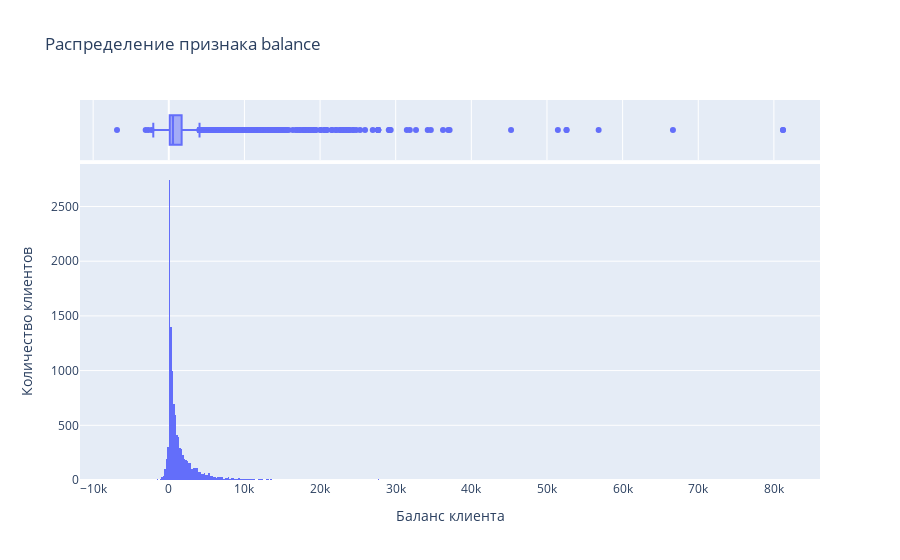

Write notebook code for a chart like this one.
### Markdown cell above
### Задание 6

### Code cell
#Построим для признака balance гистограмму с помощью Plotly, добавим к ней отображение коробчатой диаграммы
fig = px.histogram(
    data_frame=df, 
    x='balance', 
    title ='Распределение признака balance',
    labels = {'balance':'Баланс клиента'},
    marginal = 'box',
    barmode  = 'group'
)
fig.update_layout(yaxis_title_text='Количество клиентов')
fig.show()

### Figure 1 — Plotly figure (JSON) as saved in the notebook; plotly's stock layout.template omitted (floating-point values rounded to 4 significant figures; data arrays with more than 128 entries replaced by an {"elided": "..."} marker saying what was removed)
{"data": [{"alignmentgroup": "True", "bingroup": "x", "hovertemplate": "Баланс клиента=%{x}<br>count=%{y}<extra></extra>", "legendgroup": "", "marker": {"color": "#636efa", "pattern": {"shape": ""}}, "name": "", "offsetgroup": "", "orientation": "v", "showlegend": false, "type": "histogram", "x": {"elided": "11162 int values"}, "xaxis": "x", "yaxis": "y"}, {"alignmentgroup": "True", "hovertemplate": "Баланс клиента=%{x}<extra></extra>", "legendgroup": "", "marker": {"color": "#636efa"}, "name": "", "notched": true, "offsetgroup": "", "showlegend": false, "type": "box", "x": {"elided": "11162 int values"}, "xaxis": "x2", "yaxis": "y2"}], "layout": {"barmode": "group", "legend": {"tracegroupgap": 0}, "title": {"text": "Распределение признака balance"}, "xaxis": {"anchor": "y", "domain": [0, 1], "title": {"text": "Баланс клиента"}}, "xaxis2": {"anchor": "y2", "domain": [0, 1], "matches": "x", "showgrid": true, "showticklabels": false}, "yaxis": {"anchor": "x", "domain": [0, 0.8316], "title": {"text": "Количество клиентов"}}, "yaxis2": {"anchor": "x2", "domain": [0.8416, 1], "matches": "y2", "showgrid": false, "showline": false, "showticklabels": false, "ticks": ""}}}
